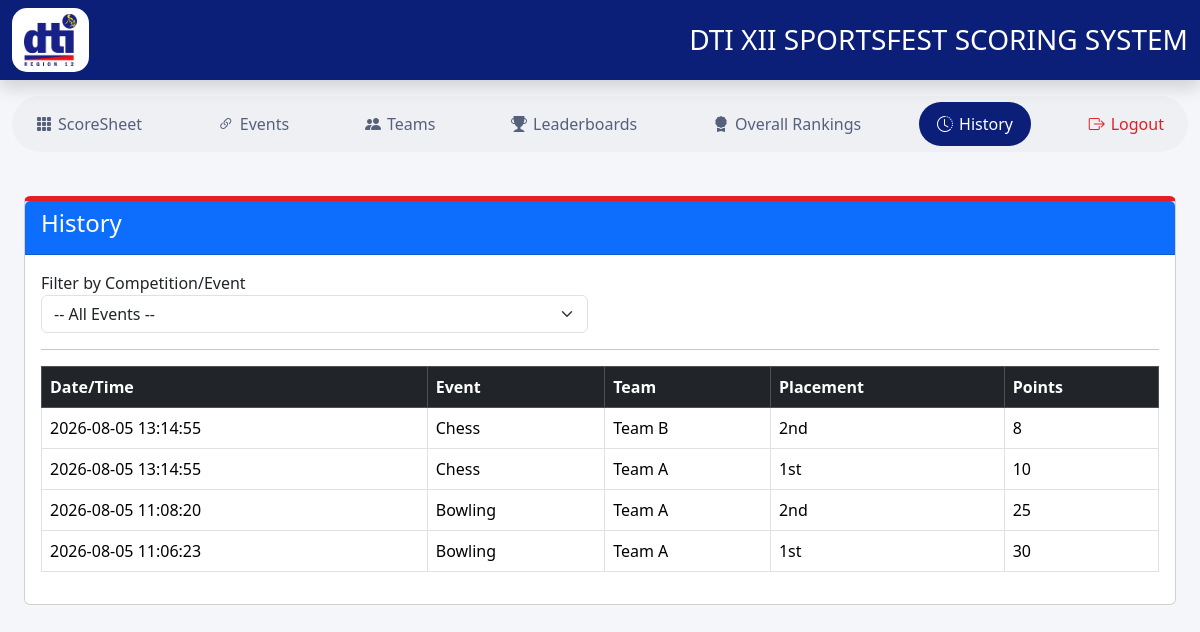
/history.php (signed in), run on an earlier commit of the app's database.
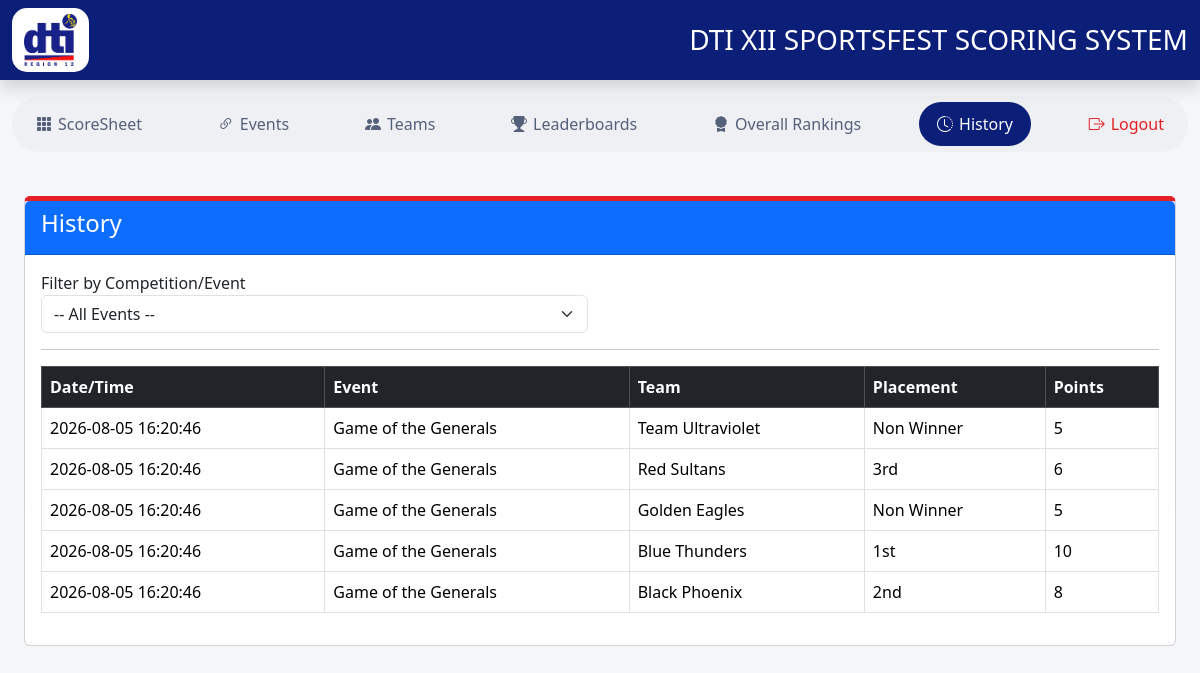
And on a later commit of the database.
### tables this page shows
CREATE TABLE `score_history` (
  `id` int(11) NOT NULL,
  `event_id` int(11) NOT NULL,
  `team_id` int(11) NOT NULL,
  `placement` int(11) NOT NULL,
  `points` int(11) NOT NULL,
  `recorded_at` datetime DEFAULT current_timestamp()
);

CREATE TABLE `events` (
  `id` int(11) NOT NULL,
  `event_name` varchar(150) NOT NULL,
  `category` varchar(30) DEFAULT NULL,
  `max_points` int(11) DEFAULT 0,
  `created_at` timestamp NOT NULL DEFAULT current_timestamp(),
  `first_place` int(11) DEFAULT 0,
  `second_place` int(11) DEFAULT 0,
  `third_place` int(11) DEFAULT 0,
  `fourth_place` int(11) DEFAULT 0,
  `fifth_place` int(11) DEFAULT 0,
  `sixth_place` int(11) DEFAULT 0,
  `non_winner` int(11) DEFAULT 0
);

CREATE TABLE `teams` (
  `id` int(11) NOT NULL,
  `team_name` varchar(100) NOT NULL,
  `created_at` timestamp NOT NULL DEFAULT current_timestamp(),
  `logo` varchar(255) DEFAULT NULL
);

### history.php (the view, shortened to what this page needs)
<?php
include 'config/database.php';
include 'includes/header.php';
function placement_label($p){
    switch((int)$p){
        case 1:  return "1st";
        case 2:  return "2nd";
        case 3:  return "3rd";
        case 99: return "Non Winner";
    }
}
?>
<?php include 'includes/topnav.php'; ?>
<div class="container-fluid p-4">
<div class="card">
<div class="card-header bg-primary text-white">
<h4>History</h4>
</div>
<div class="card-body">
<form method="GET">
<div class="row">
<div class="col-md-6">
<label>Filter by Competition/Event</label>
<select name="event" class="form-select" onchange="this.form.submit()">
<option value="">-- All Events --</option>
<?php
$events = $conn->query("SELECT * FROM events ORDER BY event_name");
?>
</select>
</div>
</div>
</form>
<hr>
<?php
$sql = "
SELECT sh.recorded_at, e.event_name, t.team_name, sh.placement, sh.points
FROM score_history sh
JOIN events e ON e.id = sh.event_id
JOIN teams t ON t.id = sh.team_id
";
$sql .= " ORDER BY sh.recorded_at DESC, sh.id DESC LIMIT 200";
$result = $conn->query($sql);
?>
<table class="table table-bordered table-hover">
<thead class="table-dark">
<tr>
<th>Date/Time</th>
<th>Event</th>
<th>Team</th>
<th>Placement</th>
<th>Points</th>
</tr>
</thead>
<tbody>
<?php if ($result && $result->num_rows > 0) { ?>
<?php while ($row = $result->fetch_assoc()) { ?>
<tr>
<td><?= htmlspecialchars($row['recorded_at']) ?></td>
<td><?= htmlspecialchars($row['event_name']) ?></td>
<td><?= htmlspecialchars($row['team_name']) ?></td>
<td><?= placement_label($row['placement']) ?></td>
<td><?= $row['points'] ?></td>
</tr>
<?php } ?>
<?php } else { ?>
<tr><td colspan="5" class="text-center text-muted">No score history yet.</td></tr>
<?php } ?>
</tbody>
</table>
</div>
</div>
</div>
<?php include 'includes/footer.php'; ?>

What changed in the data, as far as the page shows it:
no longer on this page (row unchanged): score_history: recorded_at "2026-08-05 13:14:55", event.event_name "Chess", team.team_name "Team B", placement "2nd", points "8"
no longer on this page (row unchanged): score_history: recorded_at "2026-08-05 13:14:55", event.event_name "Chess", team.team_name "Team A", placement "1st", points "10"
no longer on this page (row unchanged): score_history: recorded_at "2026-08-05 11:08:20", event.event_name "Bowling", team.team_name "Team A", placement "2nd", points "25"
no longer on this page (row unchanged): score_history: recorded_at "2026-08-05 11:06:23", event.event_name "Bowling", team.team_name "Team A", placement "1st", points "30"
added score_history: recorded_at "2026-08-05 16:20:46", event.event_name "Game of the Generals", team.team_name "Team Ultraviolet", placement "Non Winner", points "5"
added score_history: recorded_at "2026-08-05 16:20:46", event.event_name "Game of the Generals", team.team_name "Red Sultans", placement "3rd", points "6"
added score_history: recorded_at "2026-08-05 16:20:46", event.event_name "Game of the Generals", team.team_name "Golden Eagles", placement "Non Winner", points "5"
added score_history: recorded_at "2026-08-05 16:20:46", event.event_name "Game of the Generals", team.team_name "Blue Thunders", placement "1st", points "10"
added score_history: recorded_at "2026-08-05 16:20:46", event.event_name "Game of the Generals", team.team_name "Black Phoenix", placement "2nd", points "8"
